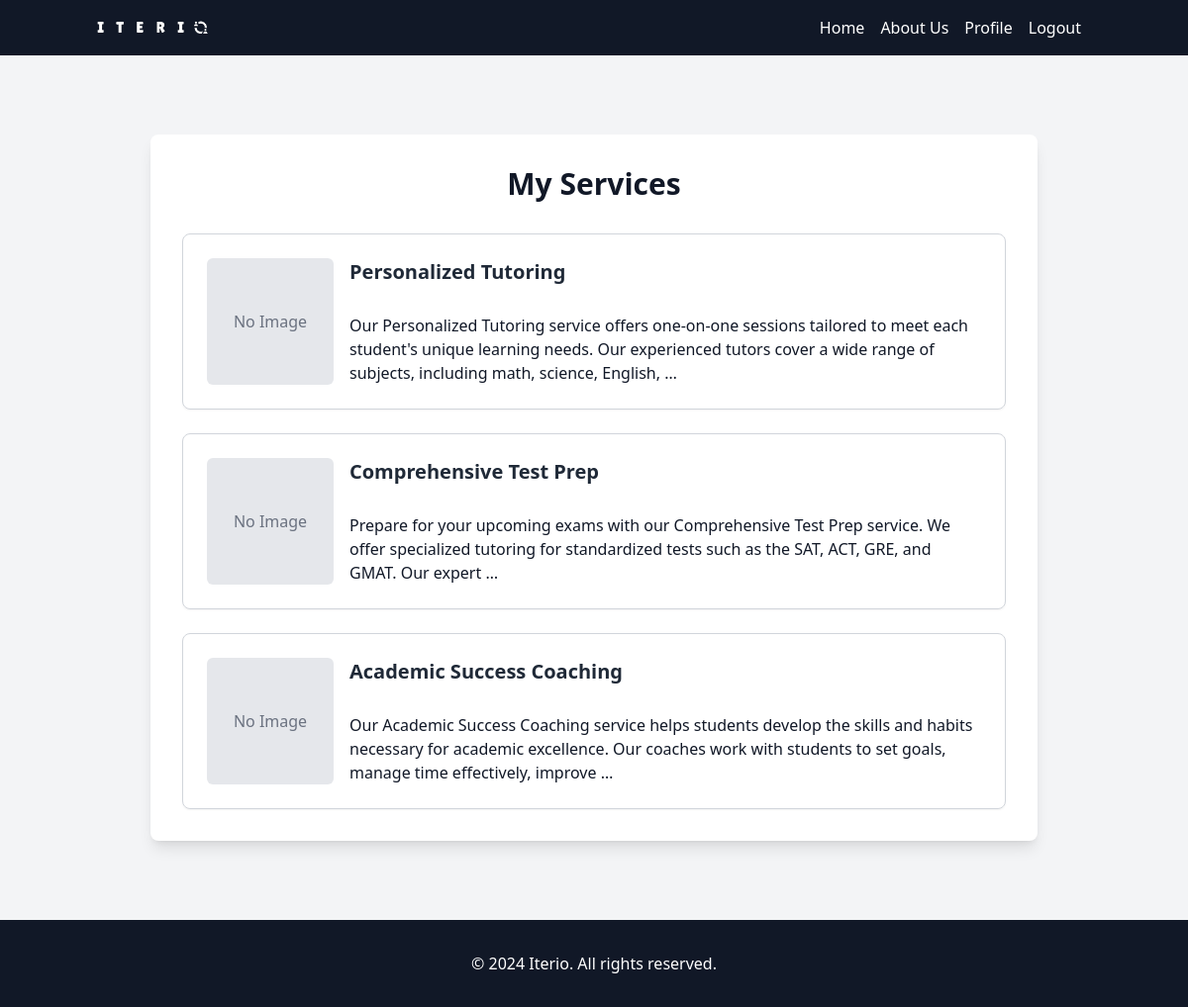
The page /my-services/ (signed in) on the database its author committed.
### iterio_app/models.py (models this page shows, shortened)
class Service(models.Model):
    name = models.CharField(max_length=100)
    description = models.TextField()
    price_range = models.CharField(max_length=100, blank=True)
    category = models.ForeignKey(Category, on_delete=models.CASCADE, related_name='services', default=11)
    subcategory = models.ForeignKey(SubCategory, on_delete=models.CASCADE, related_name='services')
    cities = models.ManyToManyField(City, related_name='services')
    picture = models.ImageField(upload_to='service_pictures', blank=True, null=True)
    availability = models.TextField(blank=True)
    contact_info = models.TextField(blank=True)

### iterio_app/views.py (the view)
# urls.py: path('my-services/', views.my_services, name='my_services'),
def my_services(request):
    user = request.user
    service_provider = ServiceProvider.objects.get(user=user)
    services = service_provider.services.all()
    return render(request, 'iterio_app/my_services.html', {'services': services})

### iterio_app/templates/iterio_app/my_services.html (shortened to what this page needs)
{% extends 'main.html' %}
{% load static %}
{% load static tailwind_tags %}
{% block content %}
<div class="bg-gray-100 min-h-screen flex items-center justify-center py-12">
    <div class="max-w-4xl w-full bg-white p-8 rounded-lg shadow-lg">
        <h1 class="text-3xl font-bold text-gray-900 mb-8 text-center">My Services</h1>
        {% if services %}
            <div class="space-y-6">
                {% for service in services %}
                    <a href="{% url 'service_detail' service.pk %}" class="block border border-gray-300 p-6 rounded-lg shadow-sm hover:shadow-md transition-shadow duration-300">
                        <div class="flex items-start space-x-4">
                            <div class="w-32 h-32 flex-shrink-0">
                                {% if service.picture %}
                                    <img src="{{ service.picture.url }}" alt="{{ service.name }}" class="w-full h-full object-cover rounded-md">
                                {% else %}
                                    <div class="w-full h-full bg-gray-200 rounded-md flex items-center justify-center text-gray-500">No Image</div>
                                {% endif %}
                            </div>
                            <div class="flex-grow">
                                <h2 class="text-xl font-bold text-gray-800">{{ service.name }}</h2>
                                <p class="text-gray-600 mt-1">{{ service.description|safe|truncatewords_html:30  }}</p>
                            </div>
                        </div>
                    </a>
                {% endfor %}
            </div>
        {% else %}
            <p class="text-gray-600 text-center">You have not created any services yet.</p>
        {% endif %}
    </div>
</div>
{% endblock %}

### templates/main.html (style rules this page uses)
html, body { height: 100%; }
body { display: flex; flex-direction: column; }

### rows shown on the page
Service: picture "No Image", name "Personalized Tutoring", description "Our Personalized Tutoring service offers one-on-one sessions tailored to meet each student's unique learning needs. Our experienced tutors cover a wide range of subjects, including math, science, English, …"
Service: picture "No Image", name "Comprehensive Test Prep", description "Prepare for your upcoming exams with our Comprehensive Test Prep service. We offer specialized tutoring for standardized tests such as the SAT, ACT, GRE, and GMAT. Our expert …"
Service: picture "No Image", name "Academic Success Coaching", description "Our Academic Success Coaching service helps students develop the skills and habits necessary for academic excellence. Our coaches work with students to set goals, manage time effectively, improve …"
